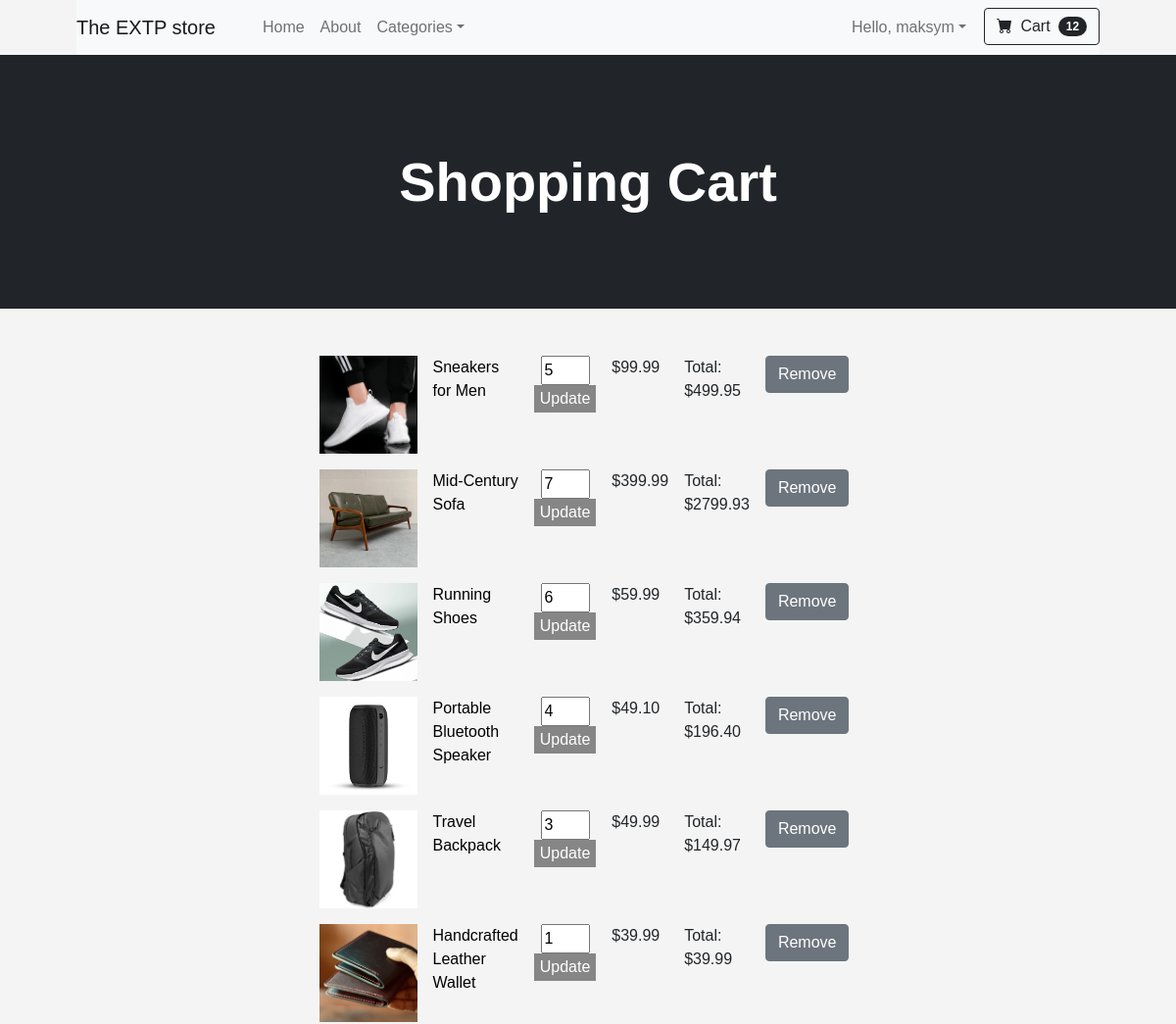
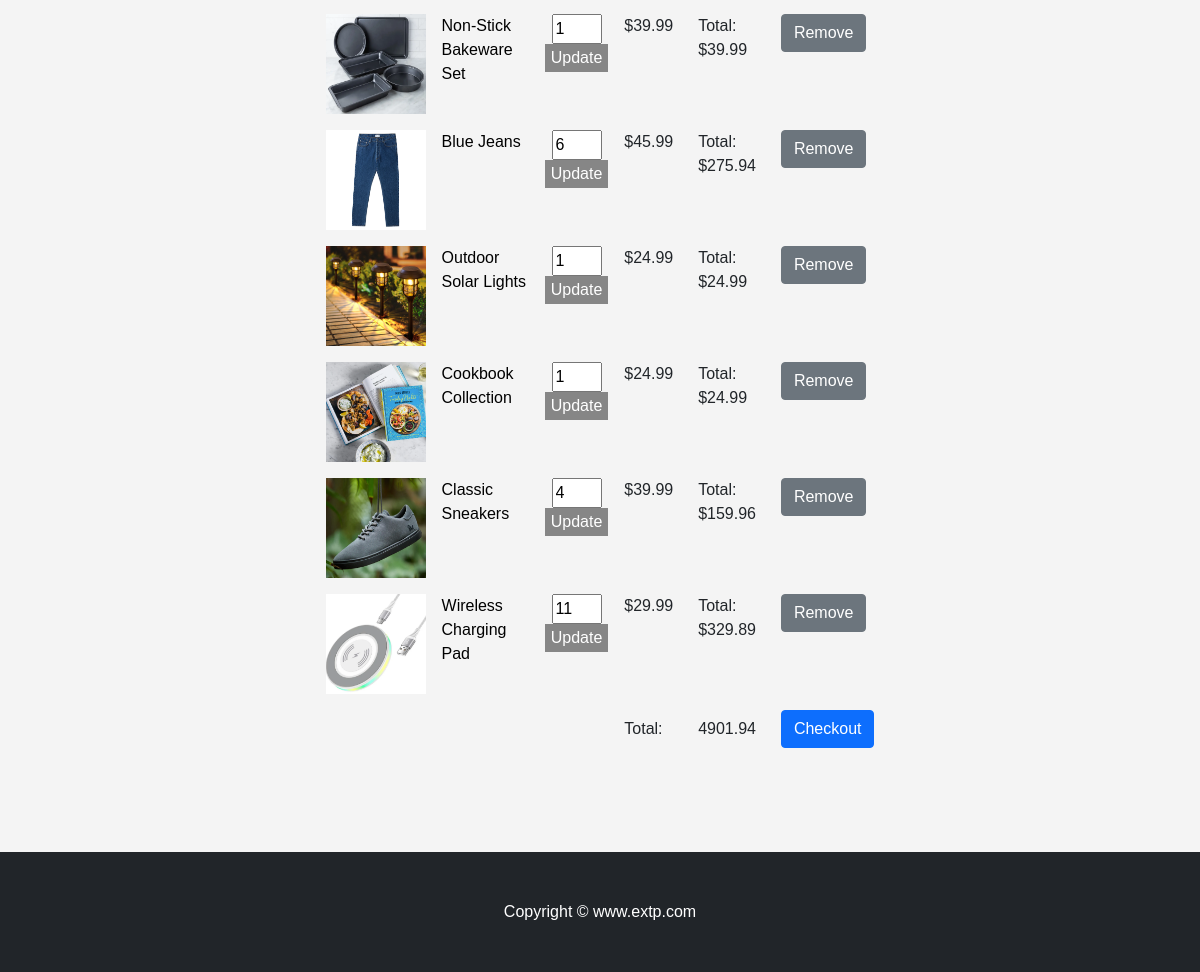
The app's page /cart/ (signed in) with its own data (2 pictures, top to bottom).
### cart/models.py (models this page shows, shortened)
class Cart(models.Model):
    user = models.ForeignKey(User, on_delete=models.CASCADE)
    product = models.ForeignKey(Product, on_delete=models.CASCADE)
    quantity = models.IntegerField(default=1)
    @property
    def total_item_price(self):
        return self.quantity * self.product.price

### ecommerce/models.py (models this page shows)
class Product(models.Model):
    product_name = models.CharField(max_length=100)
    category = models.ForeignKey(Category, on_delete=models.SET_NULL, blank=True, null=True)
    description = models.TextField()
    image = models.ImageField(upload_to='product_images/', blank=True, null=True)
    created_at = models.DateTimeField(auto_now_add=True)
    price = models.DecimalField(max_digits=6, decimal_places=2)
    quantity = models.IntegerField(default=55)
    seller = models.CharField(max_length=100, default="EXTP")
    on_sale = models.BooleanField(default=False)
    sale_price = models.DecimalField(max_digits=6, decimal_places=2, blank=True, null=True)
    def __str__(self):
        return self.product_name

### cart/views.py (the view)
# urls.py: path('', views.cart_details, name='cart_details'),
@login_required
def cart_details(request):
    cart_items = Cart.objects.filter(user=request.user)
    total_price = sum(item.quantity * item.product.price for item in cart_items)
    return render(request, "cart/cart_details.html", {"cart_items": cart_items, "total_price": total_price})

### ecommerce/views.py (called while the page is built)
def custom_context(request):
    categories = models.Category.objects.all()
    if request.user.is_authenticated:
        quantity_cart = Cart.objects.filter(user=request.user).count()
    else:
        quantity_cart = 0
    return {'categories': categories, "quantity_cart": quantity_cart}

### templates/cart/cart_details.html (shortened to what this page needs)
{% extends "base.html" %}
{% block content %}
    <header class="bg-dark py-5">
        <div class="container px-4 px-lg-5 my-5">
            <div class="text-center text-white">
                <h1 class="display-4 fw-bolder">Shopping Cart</h1>
            </div>
        </div>
    </header>
    <div style="display: flex; justify-content: center; margin: 20px 160px 40px 160px; padding: 20px 260px 40px 260px;">
    {% if cart_items %}
        <br><br><br><br><br><br><br><br><br><br><br><br><br><br><br><br><br><br>
        <table class="table table-borderless">
            <tbody>
                {% for item in cart_items %}
                    <tr>
                        <td>
                            <a href="{% url 'ecommerce:product_detail' item.product.id %}">
                                <img src="{{ item.product.image.url }}" alt="product" width="100" height="100">
                            </a>
                        </td>
                        <td>
                            <a href="{% url 'ecommerce:product_detail' item.product.id %}" style="text-decoration: none; color: black;">
                                {{ item.product }}
                            </a>
                        </td>
                        <td>
                            <form action="{% url 'cart:update_cart_item' item.id %}" method="post">
                                <input type="number" name="quantity" value="{{ item.quantity }}" min="1" style="width: 50px;">
                                <button type="submit" style="height: 28px;">Update</button>
                            </form>
                        </td>
                        <td>${{ item.product.price }}</td>
                        <td>Total: ${{ item.total_item_price }}</td>
                        <td><a href="{% url 'cart:remove_from_cart' item.id %}"><button class="btn btn-secondary" >Remove</button></a></td>
                    </tr>
                {% endfor %}
            </tbody>
            <tfoot>
                <tr>
                    <td colspan="3"></td>
                    <td>Total:</td>
                    <td>{{ total_price }}</td>
                    <td><a href="#" class="btn btn-primary">Checkout</a></td>
                </tr>
            </tfoot>
        </table>
    {% else %}
    <br><br><br><br><br><br><br><br><br><br><br><br><br><br>
        <p>Your shopping cart is empty.</p>
    {% endif %}
    </div>
{% endblock %}

### templates/base.html (shortened to what this page needs)
{% load static %}
<!DOCTYPE html>
<html lang="en">
    <head>
        <link href="https://cdn.jsdelivr.net/npm/bootstrap-icons@1.5.0/font/bootstrap-icons.css" rel="stylesheet" />
        <link href="{% static 'css/styles.css' %}" rel="stylesheet" />
        <link href="https://stackpath.bootstrapcdn.com/bootstrap/5.1.3/css/bootstrap.min.css" rel="stylesheet">
    </head>
    <body>
        <div class="container px-4 px-lg-5">
            <nav class="navbar navbar-expand-lg navbar-light bg-light sticky-top">
                <a class="navbar-brand" href="{% url 'ecommerce:home' %}">The EXTP store</a>
                <div class="collapse navbar-collapse" id="navbarSupportedContent">
                    <ul class="navbar-nav me-auto mb-2 mb-lg-0 ms-lg-4">
                        <li class="nav-item"><a class="nav-link" aria-current="page" href="{% url 'ecommerce:home' %}">Home</a></li>
                        <li class="nav-item"><a class="nav-link" href="{% url 'ecommerce:about' %}">About</a></li>
                        <li class="nav-item dropdown">
                            <a class="nav-link dropdown-toggle" id="navbarDropdown" href="#" role="button" data-bs-toggle="dropdown" aria-expanded="false">Categories</a>
                        </li>
                    </ul>
                    <ul class="navbar-nav ml-auto mb-2 mb-lg-0">
                        {% if user.is_authenticated %}
                        <li class="nav-item dropdown">
                            <a class="nav-link dropdown-toggle" id="navbarDropdown" href="#" role="button" data-bs-toggle="dropdown" aria-expanded="false" style="margin-right: 10px;">Hello, {{ user.username }}</a>
                        </li>
                        {% else %}
                        <li class="nav-item"><a class="nav-link" href="{% url 'user:login' %}">Sign In</a></li>
                        <li class="nav-item" style="margin-right: 10px;"><a class="nav-link" href="{% url 'user:registration' %}">Sign Up</a></li>
                        {% endif %}
                        <li class="nav-item">
                            {% if user.is_authenticated %}
                            <a href="{% url 'cart:cart_details' %}">
                                <button class="btn btn-outline-dark" type="submit">
                                    <i class="bi-cart-fill me-1"></i>
                                    Cart
                                    <span class="badge bg-dark text-white ms-1 rounded-pill">{{ quantity_cart }}</span>
                                </button>
                            </a>
                            {% endif %}
                        </li>
                    </ul>
                </div>
            </nav>
        </div>
        {% block content %}
        {% endblock %}
        <footer class="py-5 bg-dark"  >
            <div class="container"><p class="m-0 text-center text-white">Copyright &copy; www.extp.com </p></div>
        </footer>
    </body>
</html>

### templates/base.html (style rules this page uses)
body { font-family: Arial, sans-serif; background-color: #f4f4f4; margin: 0; padding: 0; }
form { text-align: center; }
button { background-color: #868686; color: white; border: none; cursor: pointer; transition: background-color 0.3s; }

### records on screen
Cart: product.image (picture), product "Sneakers for Men", quantity "5", product.price "99.99", total_item_price "499.95"
Cart: product.image (picture), product "Mid-Century Sofa", quantity "7", product.price "399.99", total_item_price "2799.93"
Cart: product.image (picture), product "Running Shoes", quantity "6", product.price "59.99", total_item_price "359.94"
Cart: product.image (picture), product "Portable Bluetooth Speaker", quantity "4", product.price "49.10", total_item_price "196.40"
Cart: product.image (picture), product "Travel Backpack", quantity "3", product.price "49.99", total_item_price "149.97"
Cart: product.image (picture), product "Handcrafted Leather Wallet", quantity "1", product.price "39.99", total_item_price "39.99"
Cart: product.image (picture), product "Non-Stick Bakeware Set", quantity "1", product.price "39.99", total_item_price "39.99"
Cart: product.image (picture), product "Blue Jeans", quantity "6", product.price "45.99", total_item_price "275.94"
Cart: product.image (picture), product "Outdoor Solar Lights", quantity "1", product.price "24.99", total_item_price "24.99"
Cart: product.image (picture), product "Cookbook Collection", quantity "1", product.price "24.99", total_item_price "24.99"
Cart: product.image (picture), product "Classic Sneakers", quantity "4", product.price "39.99", total_item_price "159.96"
Cart: product.image (picture), product "Wireless Charging Pad", quantity "11", product.price "29.99", total_item_price "329.89"

### other values on screen
{{ user.username }} "maksym"
{{ quantity_cart }} "12"
{{ total_price }} "4901.94"
